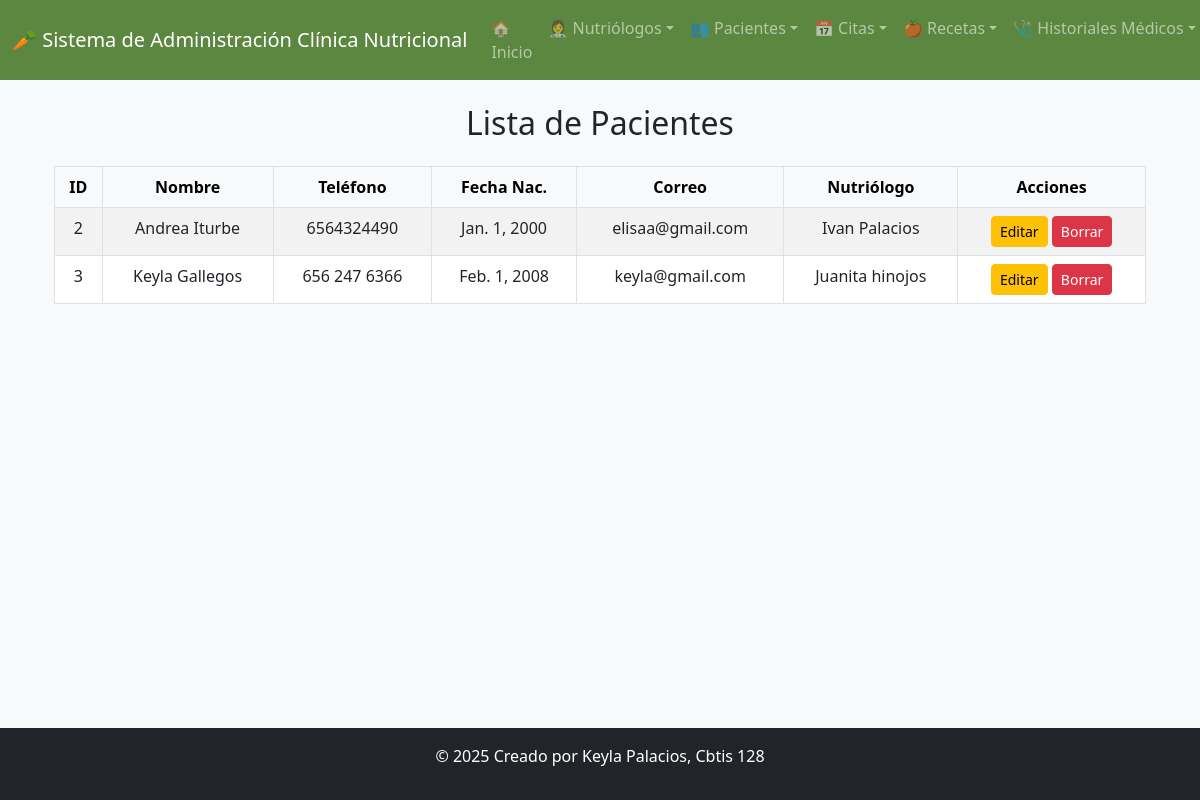
Before: /ver_pacientes/ with the older database file.
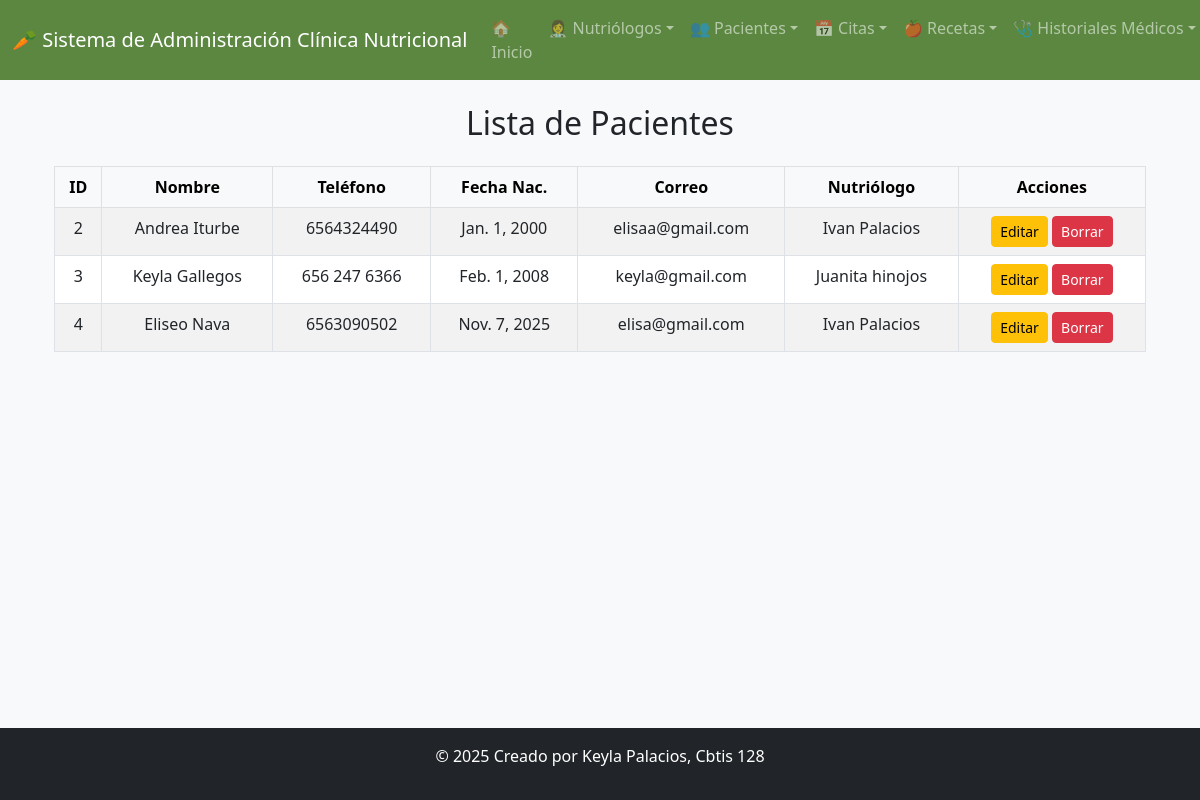
After: the same page with the newer database file.
### app_clinicanutricional/models.py (models this page shows, shortened)
class Paciente(models.Model):
    nombre = models.CharField(max_length=50)
    apellido = models.CharField(max_length=50)
    telefono = models.CharField(max_length=10)
    fechnacimiento = models.DateField()
    correo = models.EmailField(unique=True)
    direccion = models.CharField(max_length=100)
    sexo = models.CharField(
        max_length=10,
        choices=[
            ('Femenino', 'Femenino'),
            ('Masculino', 'Masculino')
        ]
    )
    id_nut = models.ForeignKey(
        Nutriologo,
        on_delete=models.CASCADE,
        related_name='pacientes'
    )
    class Meta:
        verbose_name = "Paciente"
        verbose_name_plural = "Pacientes"

class Nutriologo(models.Model):
    nombre = models.CharField(max_length=50)
    apellido = models.CharField(max_length=50)
    correo = models.EmailField(unique=True)
    direccion = models.CharField(max_length=100)
    telefono = models.CharField(max_length=10)
    experiencia = models.PositiveIntegerField(help_text="Años de experiencia")
    especialidad = models.CharField(max_length=100)
    class Meta:
        verbose_name = "Nutriólogo"
        verbose_name_plural = "Nutriólogos"

### app_clinicanutricional/views.py (the view)
# urls.py: path('ver_pacientes/', views.ver_pacientes, name='ver_pacientes'),
def ver_pacientes(request):
    pacientes = Paciente.objects.all()
    return render(request, 'pacientes/ver_pacientes.html', {'pacientes': pacientes})

### app_clinicanutricional/templates/pacientes/ver_pacientes.html
{% extends 'base.html' %}
{% block content %}
<div class="container mt-4">
  <h2 class="text-center mb-4">Lista de Pacientes</h2>
  <table class="table table-bordered table-striped text-center">
    <thead class="table-light">
      <tr>
        <th>ID</th><th>Nombre</th><th>Teléfono</th><th>Fecha Nac.</th><th>Correo</th><th>Nutriólogo</th><th>Acciones</th>
      </tr>
    </thead>
    <tbody>
      {% for p in pacientes %}
      <tr>
        <td>{{ p.id }}</td>
        <td>{{ p.nombre }} {{ p.apellido }}</td>
        <td>{{ p.telefono }}</td>
        <td>{{ p.fechnacimiento }}</td>
        <td>{{ p.correo }}</td>
        <td>{% if p.id_nut %}{{ p.id_nut.nombre }} {{ p.id_nut.apellido }}{% endif %}</td>
        <td>
          <a href="{% url 'actualizar_paciente' p.id %}" class="btn btn-warning btn-sm">Editar</a>
          <a href="{% url 'borrar_paciente' p.id %}" class="btn btn-danger btn-sm">Borrar</a>
        </td>
      </tr>
      {% endfor %}
    </tbody>
  </table>
</div>
{% endblock %}

Changed rows visible on the page:
added Paciente: id "4", nombre "Eliseo", apellido "Nava", telefono "6563090502", fechnacimiento "Nov. 7, 2025", correo "elisa@gmail.com", id_nut.nombre "Ivan", id_nut.apellido "Palacios"
